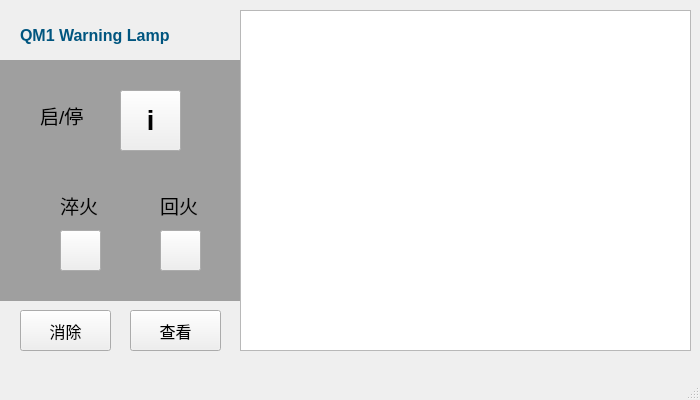
<?xml version="1.0" encoding="UTF-8"?>
<ui version="4.0">
 <class>WarningLamp</class>
 <widget class="QMainWindow" name="WarningLamp">
  <property name="geometry">
   <rect>
    <x>0</x>
    <y>0</y>
    <width>700</width>
    <height>400</height>
   </rect>
  </property>
  <property name="minimumSize">
   <size>
    <width>600</width>
    <height>400</height>
   </size>
  </property>
  <property name="maximumSize">
   <size>
    <width>700</width>
    <height>400</height>
   </size>
  </property>
  <property name="windowTitle">
   <string>WarningLamp</string>
  </property>
  <widget class="QWidget" name="centralwidget">
   <widget class="QPushButton" name="btnStart">
    <property name="geometry">
     <rect>
      <x>120</x>
      <y>90</y>
      <width>61</width>
      <height>61</height>
     </rect>
    </property>
    <property name="font">
     <font>
      <pointsize>20</pointsize>
      <bold>true</bold>
     </font>
    </property>
    <property name="text">
     <string>i</string>
    </property>
   </widget>
   <widget class="QLabel" name="label">
    <property name="geometry">
     <rect>
      <x>20</x>
      <y>20</y>
      <width>211</width>
      <height>31</height>
     </rect>
    </property>
    <property name="font">
     <font>
      <pointsize>12</pointsize>
     </font>
    </property>
    <property name="text">
     <string>&lt;html&gt;&lt;head/&gt;&lt;body&gt;&lt;p&gt;&lt;span style=&quot; font-weight:700; color:#00557f;&quot;&gt;QM1 Warning Lamp&lt;/span&gt;&lt;/p&gt;&lt;/body&gt;&lt;/html&gt;</string>
    </property>
   </widget>
   <widget class="QLabel" name="label_2">
    <property name="geometry">
     <rect>
      <x>40</x>
      <y>100</y>
      <width>111</width>
      <height>31</height>
     </rect>
    </property>
    <property name="text">
     <string>&lt;html&gt;&lt;head/&gt;&lt;body&gt;&lt;p&gt;&lt;span style=&quot; font-size:14pt; color:#000000;&quot;&gt;启/停&lt;/span&gt;&lt;/p&gt;&lt;/body&gt;&lt;/html&gt;</string>
    </property>
   </widget>
   <widget class="QPushButton" name="btnHigh">
    <property name="geometry">
     <rect>
      <x>60</x>
      <y>230</y>
      <width>41</width>
      <height>41</height>
     </rect>
    </property>
    <property name="font">
     <font>
      <pointsize>20</pointsize>
      <bold>true</bold>
     </font>
    </property>
    <property name="text">
     <string/>
    </property>
   </widget>
   <widget class="QPushButton" name="btnBrowse">
    <property name="geometry">
     <rect>
      <x>130</x>
      <y>310</y>
      <width>91</width>
      <height>41</height>
     </rect>
    </property>
    <property name="font">
     <font>
      <pointsize>12</pointsize>
      <bold>false</bold>
     </font>
    </property>
    <property name="autoFillBackground">
     <bool>false</bool>
    </property>
    <property name="text">
     <string>查看</string>
    </property>
    <property name="icon">
     <iconset theme="QIcon::ThemeIcon::FolderOpen"/>
    </property>
   </widget>
   <widget class="QMdiArea" name="mdiArea">
    <property name="geometry">
     <rect>
      <x>0</x>
      <y>60</y>
      <width>241</width>
      <height>241</height>
     </rect>
    </property>
   </widget>
   <widget class="QListWidget" name="listWidget">
    <property name="geometry">
     <rect>
      <x>240</x>
      <y>10</y>
      <width>451</width>
      <height>341</height>
     </rect>
    </property>
    <property name="horizontalScrollBarPolicy">
     <enum>Qt::ScrollBarAlwaysOff</enum>
    </property>
   </widget>
   <widget class="QPushButton" name="btnLow">
    <property name="geometry">
     <rect>
      <x>160</x>
      <y>230</y>
      <width>41</width>
      <height>41</height>
     </rect>
    </property>
    <property name="font">
     <font>
      <pointsize>20</pointsize>
      <bold>true</bold>
     </font>
    </property>
    <property name="text">
     <string/>
    </property>
   </widget>
   <widget class="QPushButton" name="btnClean">
    <property name="geometry">
     <rect>
      <x>20</x>
      <y>310</y>
      <width>91</width>
      <height>41</height>
     </rect>
    </property>
    <property name="font">
     <font>
      <pointsize>12</pointsize>
      <bold>false</bold>
     </font>
    </property>
    <property name="text">
     <string>消除</string>
    </property>
    <property name="icon">
     <iconset theme="QIcon::ThemeIcon::SystemReboot"/>
    </property>
   </widget>
   <widget class="QLabel" name="label_3">
    <property name="geometry">
     <rect>
      <x>60</x>
      <y>190</y>
      <width>51</width>
      <height>31</height>
     </rect>
    </property>
    <property name="text">
     <string>&lt;html&gt;&lt;head/&gt;&lt;body&gt;&lt;p&gt;&lt;span style=&quot; font-size:14pt;&quot;&gt;淬火&lt;/span&gt;&lt;/p&gt;&lt;/body&gt;&lt;/html&gt;</string>
    </property>
   </widget>
   <widget class="QLabel" name="label_4">
    <property name="geometry">
     <rect>
      <x>160</x>
      <y>190</y>
      <width>61</width>
      <height>31</height>
     </rect>
    </property>
    <property name="text">
     <string>&lt;html&gt;&lt;head/&gt;&lt;body&gt;&lt;p&gt;&lt;span style=&quot; font-size:14pt;&quot;&gt;回火&lt;/span&gt;&lt;/p&gt;&lt;/body&gt;&lt;/html&gt;</string>
    </property>
   </widget>
   <zorder>mdiArea</zorder>
   <zorder>btnStart</zorder>
   <zorder>label</zorder>
   <zorder>label_2</zorder>
   <zorder>btnHigh</zorder>
   <zorder>btnBrowse</zorder>
   <zorder>listWidget</zorder>
   <zorder>btnLow</zorder>
   <zorder>btnClean</zorder>
   <zorder>label_3</zorder>
   <zorder>label_4</zorder>
  </widget>
  <widget class="QMenuBar" name="menubar">
   <property name="geometry">
    <rect>
     <x>0</x>
     <y>0</y>
     <width>700</width>
     <height>25</height>
    </rect>
   </property>
  </widget>
  <widget class="QStatusBar" name="statusbar"/>
 </widget>
 <resources/>
 <connections/>
</ui>
